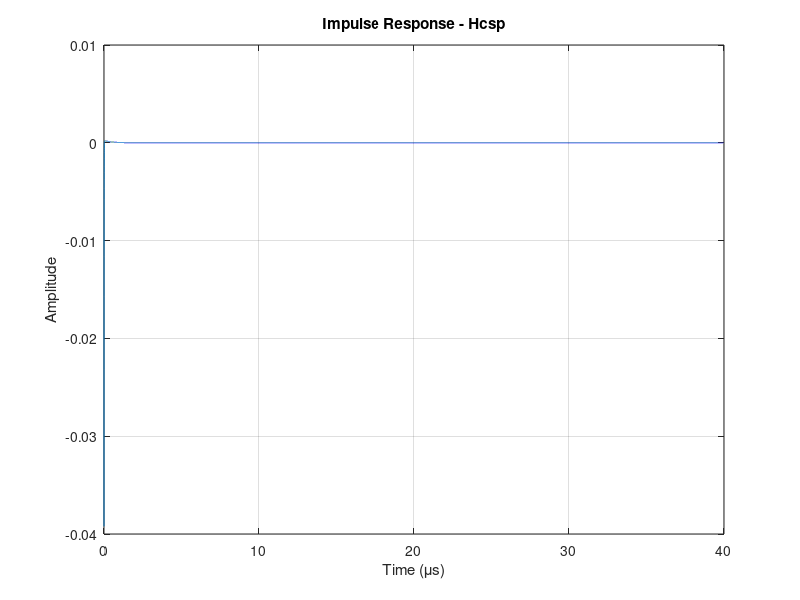

The MATLAB source for this figure:
clc; clear; close all;

s = tf('s');

%% Parameters

Rf = 10e3;
Cf = 51e-12;
Cd = 1e-12;

tauD = 5e-9;
tauR = 1e-9;
I0 = 1;

%% CSP
% Current initial
Is = I0*tauD/(tauD*s + 1) + I0*tauR/(tauR*s + 1);

% CSP stage
H = -(Rf*Cd*s) / (Rf*Cf*s + 1);

Hcsp = H*Is;
[num, den] = tfdata(Hcsp, 'v');

%% Partial Fractions
[r, p, k] = residue(num, den);

Hs = cell(1,3);

for i = 1:length(r)
    Hs{1,i} = tf([r(i)], [1, -p(i)]); % Create first-order transfer functions
end


%% Plot
% Plot resposta ao impulso PSC
t = 0:1e-9:40e-6; 
[ycsp, t] = impulse(Hcsp, t);

figure;
plot(t*1e6, ycsp);
title('Impulse Response - Hcsp')
xlabel('Time (\mus)')
ylabel('Amplitude')
grid on
